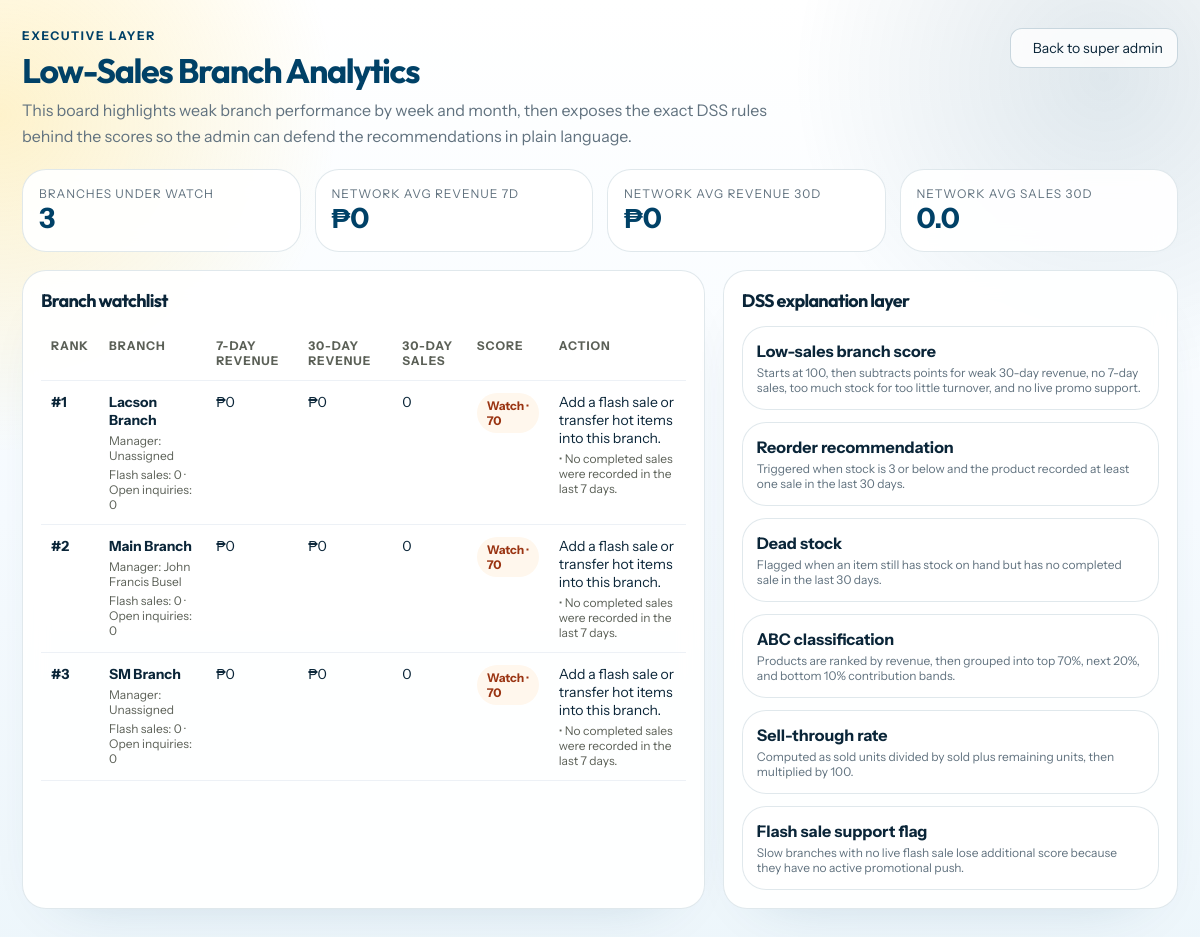
The page /insights.php (signed in) on the database its author committed.
### tables this page shows
CREATE TABLE `branches` (
  `id` int(11) NOT NULL,
  `name` varchar(150) NOT NULL,
  `address` varchar(255) NOT NULL,
  `manager` varchar(150) DEFAULT NULL,
  `phone` varchar(40) DEFAULT NULL,
  `status` enum('Active','Inactive') NOT NULL DEFAULT 'Active',
  `created_at` timestamp NOT NULL DEFAULT current_timestamp()
);

### includes/helpers.php (called while the page is built, shortened)
<?php
function e($v) { return htmlspecialchars((string)$v, ENT_QUOTES, 'UTF-8'); }
function peso($n) { return '₱' . number_format((float)$n, 0); }

### insights.php (the view, shortened to what this page needs)
<?php
require_once __DIR__ . '/includes/helpers.php';
$branchRows = $db->query(
    'SELECT b.id, b.name, b.status, b.manager,
            COALESCE((SELECT SUM(price) FROM sales s WHERE s.branch_id = b.id AND s.status = "Completed" AND s.sale_date >= DATE_SUB(CURDATE(), INTERVAL 7 DAY)), 0) AS revenue_7d,
            (SELECT COUNT(*) FROM sales s WHERE s.branch_id = b.id AND s.status = "Completed" AND s.sale_date >= DATE_SUB(CURDATE(), INTERVAL 7 DAY)) AS sales_7d,
            COALESCE((SELECT SUM(price) FROM sales s WHERE s.branch_id = b.id AND s.status = "Completed" AND s.sale_date >= DATE_SUB(CURDATE(), INTERVAL 30 DAY)), 0) AS revenue_30d,
            (SELECT COUNT(*) FROM sales s WHERE s.branch_id = b.id AND s.status = "Completed" AND s.sale_date >= DATE_SUB(CURDATE(), INTERVAL 30 DAY)) AS sales_30d,
            COALESCE((SELECT SUM(stock) FROM phones p WHERE p.branch_id = b.id AND p.is_listed = 1), 0) AS units_count,
            (SELECT COUNT(*) FROM phones p WHERE p.branch_id = b.id AND p.is_listed = 1) AS products_count,
            (SELECT COUNT(*) FROM flash_sales fs WHERE fs.branch_id = b.id AND fs.is_active = 1 AND fs.starts_at <= NOW() AND fs.ends_at >= NOW()) AS live_flash_sales,
            (SELECT COUNT(*) FROM inquiries i WHERE i.branch_id = b.id AND i.status IN ("New", "Contacted")) AS open_inquiries
     FROM branches b
     ORDER BY b.name'
)->fetchAll();
$branchCount = max(1, count($branchRows));
$avgRevenue7d = array_sum(array_column($branchRows, 'revenue_7d')) / $branchCount;
$avgRevenue30d = array_sum(array_column($branchRows, 'revenue_30d')) / $branchCount;
$avgSales30d = array_sum(array_column($branchRows, 'sales_30d')) / $branchCount;
$watchlist = [];
foreach ($branchRows as &$branchRow) {
    $score = 100;
    $flags = [];
    if ((int)$branchRow['sales_7d'] === 0) {
        $score -= 30;
        $flags[] = 'No completed sales were recorded in the last 7 days.';
    } elseif ((float)$branchRow['revenue_7d'] < $avgRevenue7d * 0.5) {
        $score -= 15;
        $flags[] = '7-day revenue is below 50% of the network average.';
    }
    $score = max(0, $score);
    $branchRow['health_score'] = $score;
    $branchRow['flags'] = $flags;
    $branchRow['risk_level'] = $score <= 45 ? 'Critical' : ($score <= 70 ? 'Watch' : 'Sufficient');
    $branchRow['recommended_action'] = $score <= 45
        ? 'Launch a promo, rotate stock, and review branch demand immediately.'
        : ($score <= 70
            ? 'Add a flash sale or transfer hot items into this branch.'
            : 'Maintain current branch mix and monitor the next weekly cycle.');
    if ($branchRow['risk_level'] !== 'Sufficient') {
        $watchlist[] = $branchRow;
    }
}
  usort($branchRows, static function (array $a, array $b): int {
    return [(float)$b['revenue_30d'], (int)$b['sales_30d'], (string)$a['name']] <=> [(float)$a['revenue_30d'], (int)$a['sales_30d'], (string)$b['name']];
  });
usort($watchlist, static function (array $a, array $b): int {
    return $a['health_score'] <=> $b['health_score'];
});
$formulaRows = [
    ['metric' => 'Low-sales branch score', 'rule' => 'Starts at 100, then subtracts points for weak 30-day revenue, no 7-day sales, too much stock for too little turnover, and no live promo support.'],
    ['metric' => 'Reorder recommendation', 'rule' => 'Triggered when stock is 3 or below and the product recorded at least one sale in the last 30 days.'],
    ['metric' => 'Dead stock', 'rule' => 'Flagged when an item still has stock on hand but has no completed sale in the last 30 days.'],
    ['metric' => 'ABC classification', 'rule' => 'Products are ranked by revenue, then grouped into top 70%, next 20%, and bottom 10% contribution bands.'],
    ['metric' => 'Sell-through rate', 'rule' => 'Computed as sold units divided by sold plus remaining units, then multiplied by 100.'],
    ['metric' => 'Flash sale support flag', 'rule' => 'Slow branches with no live flash sale lose additional score because they have no active promotional push.'],
];
?>
<!DOCTYPE html>
<html lang="en">
<head>
<link rel="stylesheet" href="https://cdn.jsdelivr.net/npm/@tabler/icons-webfont@latest/tabler-icons.min.css">
<link rel="stylesheet" href="system-polish.css?v=1">
</head>
<body>
<div class="wrap">
  <div class="top">
    <div>
      <div class="eyebrow">Executive layer</div>
      <div class="title">Low-Sales Branch Analytics</div>
      <div class="sub">This board highlights weak branch performance by week and month, then exposes the exact DSS rules behind the scores so the admin can defend the recommendations in plain language.</div>
    </div>
    <a class="back" href="superadmin.php"><i class="ti ti-arrow-left"></i> Back to super admin</a>
  </div>
  <div class="stats">
    <div class="stat"><div class="l">Branches under watch</div><div class="n"><?= count($watchlist) ?></div></div>
    <div class="stat"><div class="l">Network avg revenue 7d</div><div class="n"><?= e(peso($avgRevenue7d)) ?></div></div>
    <div class="stat"><div class="l">Network avg revenue 30d</div><div class="n"><?= e(peso($avgRevenue30d)) ?></div></div>
    <div class="stat"><div class="l">Network avg sales 30d</div><div class="n"><?= number_format($avgSales30d, 1) ?></div></div>
  </div>
  <div class="grid">
    <div class="card">
      <h2>Branch watchlist</h2>
      <table>
        <thead>
          <tr><th>Rank</th><th>Branch</th><th>7-day revenue</th><th>30-day revenue</th><th>30-day sales</th><th>Score</th><th>Action</th></tr>
        </thead>
        <tbody>
          <?php foreach ($branchRows as $branchRow): ?>
            <?php $riskClass = strtolower($branchRow['risk_level']); ?>
            <tr>
              <td><strong>#<?= (int)$branchRow['rank'] ?></strong></td>
              <td>
                <strong><?= e(str_replace('RF Chein - ', '', $branchRow['name'])) ?></strong>
                <span class="flag">Manager: <?= e($branchRow['manager'] ?: 'Unassigned') ?></span>
                <span class="flag">Flash sales: <?= (int)$branchRow['live_flash_sales'] ?> · Open inquiries: <?= (int)$branchRow['open_inquiries'] ?></span>
              </td>
              <td><?= e(peso($branchRow['revenue_7d'])) ?></td>
              <td><?= e(peso($branchRow['revenue_30d'])) ?></td>
              <td><?= (int)$branchRow['sales_30d'] ?></td>
              <td><span class="pill <?= e($riskClass) ?>"><?= e($branchRow['risk_level']) ?> · <?= (int)$branchRow['health_score'] ?></span></td>
              <td>
                <div><?= e($branchRow['recommended_action']) ?></div>
                <?php foreach ($branchRow['flags'] as $flag): ?><span class="flag">• <?= e($flag) ?></span><?php endforeach; ?>
              </td>
            </tr>
          <?php endforeach; ?>
        </tbody>
      </table>
    </div>
    <div class="card">
      <h2>DSS explanation layer</h2>
      <div class="formula">
        <?php foreach ($formulaRows as $formulaRow): ?>
          <div class="formula-item">
            <div class="formula-name"><?= e($formulaRow['metric']) ?></div>
            <div class="tiny"><?= e($formulaRow['rule']) ?></div>
          </div>
        <?php endforeach; ?>
      </div>
    </div>
  </div>
</div>
</body>
</html>

### system-polish.css (style rules this page uses)
:root { --font-sans: 'Instrument Sans', sans-serif; --font-display: 'Outfit', sans-serif; --body: 'Instrument Sans', sans-serif; --display: 'Outfit', sans-serif; --brand-blue: #004167; --brand-blue-deep: #032d47; --brand-blue-soft: #dceef9; --brand-yellow: #ffd447; --brand-yellow-deep: #e0b400; --surface-white: rgba(255, 255, 255, 0.92); --surface-soft: rgba(255, 255, 255, 0.78); --line-blue: rgba(0, 65, 103, 0.12); --line-blue-strong: rgba(0, 65, 103, 0.2); --text-ink: #0a2538; --text-muted: #61727f; --shadow-soft: 0 24px 60px -42px rgba(0, 65, 103, 0.24); --shadow-strong: 0 36px 84px -48px rgba(0, 65, 103, 0.28); }
html { background: #f3fbff; }
body { font-family: var(--body) !important; color: var(--text-ink) !important; background: radial-gradient(circle at 0% 12%, rgba(255, 212, 71, 0.28), transparent 23%), radial-gradient(circle at 92% 8%, rgba(0, 65, 103, 0.12), transparent 22%), linear-gradient(180deg, #ffffff 0%, #f6fbff 54%, #edf6fb 100%) !important; }
body::before { content: ''; position: fixed; inset: 0; background-image: linear-gradient(rgba(0, 65, 103, 0.06) 1px, transparent 1px), linear-gradient(90deg, rgba(0, 65, 103, 0.06) 1px, transparent 1px); background-size: 34px 34px; opacity: 0.14; pointer-events: none; z-index: -1; }
h1, h2, h3, .topbar h1, .title, .logo, .sidebar-logo, .card-title, .modal-title { font-family: var(--display) !important; letter-spacing: -0.04em; }
.topbar h1, .title, .metric-value, .stat .n, .profile-stat-value, .dss-kpi-value, .abc-card-value { color: var(--brand-blue) !important; }
.eyebrow, .metric-label, .stat .l, .topbar-note, .page-intro, .sub, .meta, .tiny, .fg label, .branch-meta, .profile-stat-label, .card-title i, .card-title-left i { color: var(--text-muted) !important; }
.eyebrow { letter-spacing: 0.14em; color: var(--brand-blue) !important; }
.card, .metric-card, .stat, .branch-card, .transfer-card, .abc-card, .dss-kpi, .formula-item, .message, .empty, .flash, form.card, .hint, .branch-card-pub, .trust-item, .phone-card, .flash-deal-card, .how-step, .testi-card, .faq-item { background: var(--surface-white) !important; border: 1px solid var(--line-blue) !important; box-shadow: var(--shadow-soft) !important; backdrop-filter: blur(12px); }
.card, .metric-card, .stat, .branch-card, .transfer-card, .abc-card, .dss-kpi, .formula-item, .message, .empty, form.card { border-radius: 24px !important; }
.back, .btn, .notif-link { background: rgba(255, 255, 255, 0.78) !important; color: var(--text-ink) !important; border-color: var(--line-blue-strong) !important; box-shadow: 0 16px 30px -26px rgba(0, 65, 103, 0.22) !important; }

### rows shown on the page
branches: rank "1", name "Lacson Branch", manager "Unassigned", live_flash_sales "0", open_inquiries "0", revenue_7d "₱0", revenue_30d "₱0", sales_30d "0", risk_level "Watch", health_score "70", recommended_action "Add a flash sale or transfer hot items into this branch.", flag "No completed sales were recorded in the last 7 days."
branches: rank "2", name "Main Branch", manager "John Francis Busel", live_flash_sales "0", open_inquiries "0", revenue_7d "₱0", revenue_30d "₱0", sales_30d "0", risk_level "Watch", health_score "70", recommended_action "Add a flash sale or transfer hot items into this branch.", flag "No completed sales were recorded in the last 7 days."
branches: id "3", name "SM Branch", manager "Unassigned", live_flash_sales "0", open_inquiries "0", revenue_7d "₱0", revenue_30d "₱0", sales_30d "0", risk_level "Watch", health_score "70", recommended_action "Add a flash sale or transfer hot items into this branch.", flag "No completed sales were recorded in the last 7 days."

### other values the page prints
count($watchlist) "3"
peso($avgRevenue7d) "₱0"
peso($avgRevenue30d) "₱0"
$avgSales30d "0.0"
$formulaRow['metric'] "Low-sales branch score"
$formulaRow['rule'] "Starts at 100, then subtracts points for weak 30-day revenue, no 7-day sales, too much stock for too little turnover, and no live promo support."
$formulaRow['metric'] "Reorder recommendation"
$formulaRow['rule'] "Triggered when stock is 3 or below and the product recorded at least one sale in the last 30 days."
$formulaRow['metric'] "Dead stock"
$formulaRow['rule'] "Flagged when an item still has stock on hand but has no completed sale in the last 30 days."
$formulaRow['metric'] "ABC classification"
$formulaRow['rule'] "Products are ranked by revenue, then grouped into top 70%, next 20%, and bottom 10% contribution bands."
$formulaRow['metric'] "Sell-through rate"
$formulaRow['rule'] "Computed as sold units divided by sold plus remaining units, then multiplied by 100."
$formulaRow['metric'] "Flash sale support flag"
